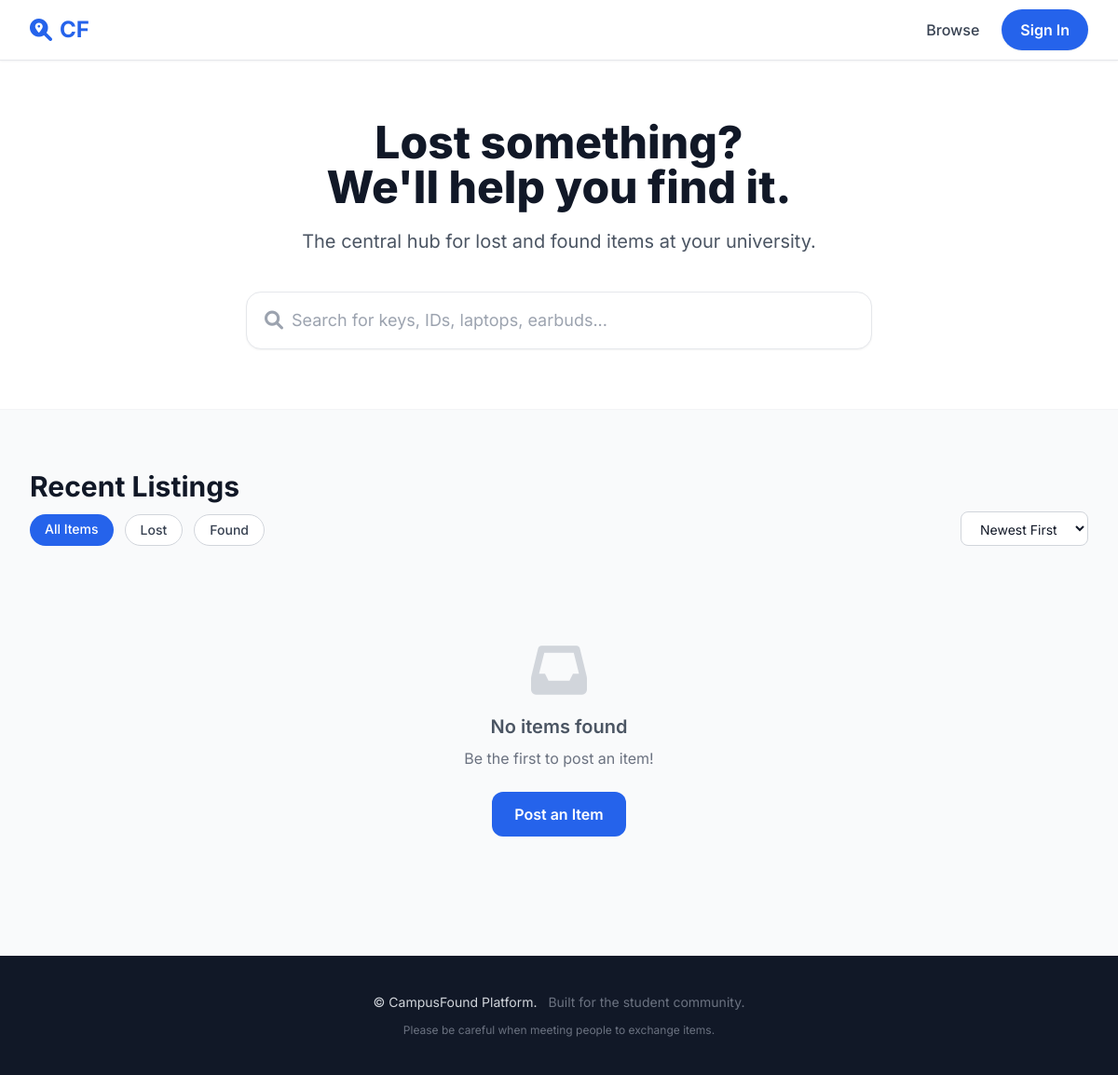
/, run on an earlier commit of the app's database.
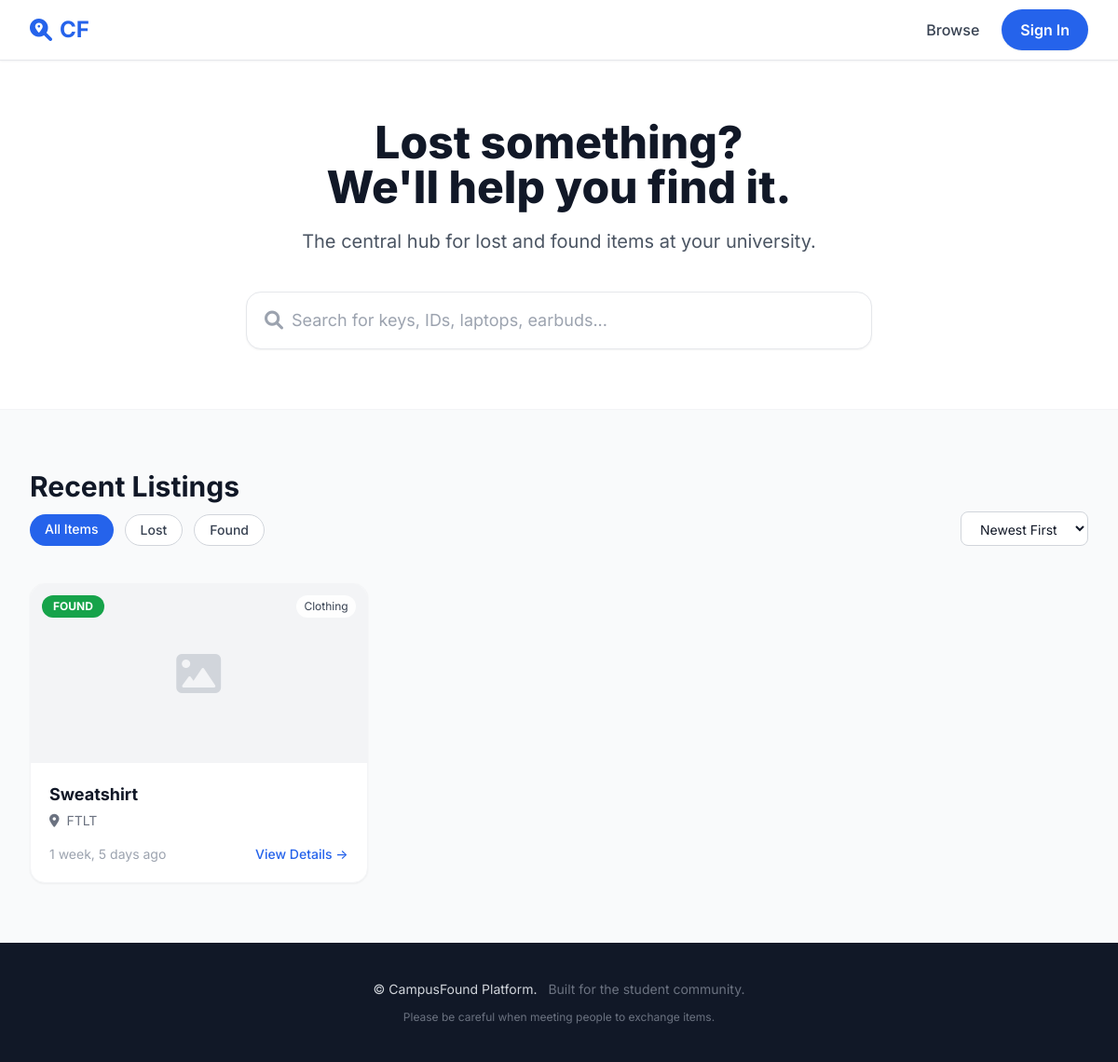
And on a later commit of the database.
### items/models.py (models this page shows, shortened)
class Item(models.Model):
    TYPE_CHOICES = (
        ('found', 'Found'),
        ('lost', 'Lost'),
    )
    CATEGORY_CHOICES = (
        ('Electronics', 'Electronics'),
        ('Keys', 'Keys'),
        ('Books', 'Books'),
        ('Clothing', 'Clothing'),
        ('ID/Cards', 'ID/Cards'),
        ('Bags', 'Bags'),
        ('Other', 'Other'),
    )
    CONTACT_PREFERENCE_CHOICES = (
        ('email', 'Email'),
        ('phone', 'Phone'),
        ('chat', 'In-App Chat'),
    )
    STATUS_CHOICES = (
        ('active', 'Active'),
        ('claimed', 'Claimed'),
        ('returned', 'Returned'),
    )
    poster = models.ForeignKey(User, on_delete=models.CASCADE, related_name='items')
    item_type = models.CharField(max_length=10, choices=TYPE_CHOICES)
    title = models.CharField(max_length=200)
    category = models.CharField(
        max_length=50,
        choices=CATEGORY_CHOICES,
        blank=True,
        null=True,
        help_text="Select a category"
    )
    location = models.CharField(
        max_length=200,
        blank=True,
        help_text="Type the location (e.g. Main Library, Science Cafe...)"
    )
    photo = CloudinaryField(
        'image',
        blank=True,
        null=True,
        resource_type='image',
        folder='campusfound/items',
        help_text="Upload photo of the item"
    )
    description = models.TextField(blank=True)
    created_at = models.DateTimeField(auto_now_add=True)
    date_lost = models.DateField(
        blank=True,
        null=True,
        help_text="When did you lose this item?"
    )
    reward_offered = models.CharField(
        max_length=200,
        blank=True,
        help_text="Optional: e.g. '$20 reward' or 'Coffee on me!'"
    )
    contact_preference = models.CharField(
        max_length=20,
        choices=CONTACT_PREFERENCE_CHOICES,
        default='chat',
        blank=True
    )
    verification_question = models.TextField(
        blank=True,
        help_text="Ask a question only the owner would know"
    )
    contact_info = models.CharField(
        max_length=200,
        blank=True,
        help_text="Optional: your email or WhatsApp number (e.g. whatsapp:+2348012345678)"
    )
    status = models.CharField(
        max_length=20,
        choices=STATUS_CHOICES,
        default='active'
    )
    claimed_by = models.ForeignKey(
        User,
        on_delete=models.SET_NULL,
        null=True,
        blank=True,
        related_name='claimed_items',
        help_text="User who claimed this item"
    )
    class Meta:
        ordering = ['-created_at']

### items/views.py (the view, shortened to what this page needs)
# urls.py: path('', views.home, name='home'),
def home(request):
    item_type = request.GET.get('type', 'all')
    search_query = request.GET.get('q', '')
    sort_by = request.GET.get('sort', 'newest')
    items = Item.objects.all()
    if item_type in ['lost', 'found']:
        items = items.filter(item_type=item_type)
    if sort_by == 'oldest':
        items = items.order_by('created_at')
    else:
        items = items.order_by('-created_at')
    return render(request, 'home.html', {
        'title': 'CampusFound | Lost & Found for Students',
        'items': items,
        'current_filter': item_type,
        'search_query': search_query,
        'current_sort': sort_by,
    })

### chats/context_processors.py (called while the page is built, shortened)
def unread_messages(request):
    return {'unread_messages_count': 0}

### templates/home.html (shortened to what the changed rows need)
{% extends 'base.html' %}
{% block content %}
    <header class="bg-white py-16 border-b border-gray-100">
        <div class="max-w-7xl mx-auto px-4 sm:px-6 lg:px-8 text-center">
            <h1 class="text-4xl sm:text-5xl font-extrabold text-gray-900 leading-tight">
                Lost something?<br>We'll help you find it.
            </h1>
        </div>
    </header>
    <section class="max-w-7xl mx-auto px-4 sm:px-6 lg:px-8 py-16">
        <div class="flex flex-col sm:flex-row sm:items-end justify-between mb-10">
            <div>
                <h2 class="text-2xl sm:text-3xl font-bold text-gray-900">Recent Listings</h2>
            </div>
        </div>
        {% if items %}
            <div class="grid grid-cols-1 sm:grid-cols-2 lg:grid-cols-3 xl:grid-cols-4 gap-6">
                {% for item in items %}
                    <a href="{% url 'items:item_detail' item.id %}" class="bg-white rounded-2xl overflow-hidden shadow-sm hover:shadow-md transition border border-gray-100 block">
                        <div class="h-48 bg-gray-100 relative">
                            {% if item.photo %}
                                <img src="{{ item.photo.url }}"
                                     alt="{{ item.title }}"
                                     class="w-full h-full object-cover">
                            {% else %}
                                <div class="w-full h-full flex items-center justify-center">
                                    <i class="fa-solid fa-image text-gray-300 text-5xl"></i>
                                </div>
                            {% endif %}
                            {% if item.item_type == 'lost' %}
                                <span class="absolute top-3 left-3 bg-red-500 text-white text-xs font-bold px-3 py-1 rounded-full">LOST</span>
                            {% else %}
                                <span class="absolute top-3 left-3 bg-green-600 text-white text-xs font-bold px-3 py-1 rounded-full">FOUND</span>
                            {% endif %}
                            {% if item.category %}
                                <span class="absolute top-3 right-3 bg-white/90 text-gray-700 text-xs px-2 py-1 rounded-full">
                                    {{ item.category }}
                                </span>
                            {% endif %}
                        </div>
                        <div class="p-5">
                            <h3 class="font-bold text-lg line-clamp-1">{{ item.title }}</h3>
                            <p class="text-sm text-gray-500 mt-1">
                                <i class="fa-solid fa-location-dot mr-1"></i>
                                {{ item.location|default:"Location not specified" }}
                            </p>
                            <div class="mt-4 flex justify-between items-center text-sm">
                                <span class="text-gray-400">{{ item.created_at|timesince }} ago</span>
                                <span class="text-blue-600 font-medium hover:underline">View Details →</span>
                            </div>
                        </div>
                    </a>
                {% endfor %}
            </div>
        {% else %}
            <div class="text-center py-16">
                <i class="fa-solid fa-inbox text-gray-300 text-6xl mb-4"></i>
                <h3 class="text-xl font-semibold text-gray-600 mb-2">No items found</h3>
                <p class="text-gray-500">
                    {% if search_query %}
                        Try a different search term
                    {% else %}
                        Be the first to post an item!
                    {% endif %}
                </p>
                <a href="{% url 'items:post_item' %}" class="inline-block mt-6 bg-blue-600 text-white px-6 py-3 rounded-xl font-semibold hover:bg-blue-700 transition">
                    Post an Item
                </a>
            </div>
        {% endif %}
    </section>
{% endblock %}

What changed in the data, as far as the page shows it:
added Item: item_type "FOUND", category "Clothing", title "Sweatshirt", location "FTLT", created_at "1 week, 5 days"
Also different on the page:
text no longer shown: "No items found Be the first to post an item! Post an Item"
